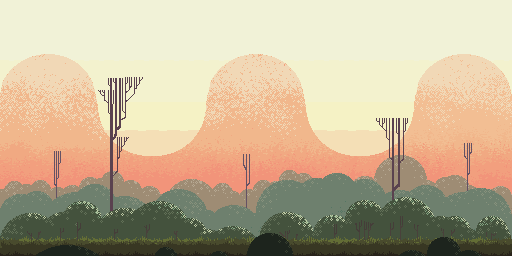
#> input picture Assets/Resources/界面/Hills Free (update 3.0).png.morning.bak.png, 512 x 256 px, found by its file name
$ python '转夜晚.py'
#> lines starting #> are read from the running program, lines starting #| are printed output that depends on the picture
# -*- coding: utf-8 -*-
"""夜晚化 v4：灰蓝冷夜——天空近黑，山丘灰蓝、对比增强轮廓清晰。"""
from PIL import Image, ImageDraw
import os, statistics

src = r"E:\UNITY GAME\文字奇幻rpg\Assets\Resources\界面\Hills Free (update 3.0).png"
bak = r"E:\UNITY GAME\文字奇幻rpg\Assets\Resources\界面\Hills Free (update 3.0).png.morning.bak.png"

img = Image.open(bak).convert("RGB")
w, h = img.size
#> w = 512; h = 256
gray = img.convert("L")
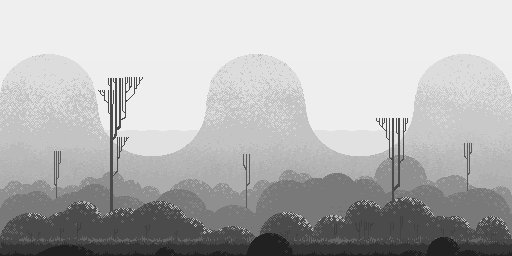
#> gray: PIL image 512x256 L; min 33, max 239, mean 180.9
lum = gray.load()
px = img.load()
print(f"恢复原图: {w}x{h}")
#| 恢复原图: 512x256

# 逐列山脊 + 中值平滑
ridge = []
for x in range(w):
    r = h
    for y in range(h):
        if lum[x, y] < 95:
            r = y
            break
    ridge.append(r)
half = 7
for x in range(w):
    lo = max(0, x - half); hi = min(w, x + half + 1)
    ridge[x] = int(statistics.median(ridge[lo:hi]))

# 逐像素
for y in range(h):
    for x in range(w):
        L = lum[x, y] / 255.0
        if y < ridge[x]:
            # 天空：几乎黑的深灰蓝，底部微亮
            t = y / max(1, ridge[x])
            r = int(5 + (15 - 5) * t)
            g = int(7 + (19 - 7) * t)
            b = int(14 + (36 - 14) * t)
            px[x, y] = (r, g, b)
        else:
            # 山丘：灰蓝基色（上亮下暗）× 增强对比的亮度（轮廓清晰）
            t = min(1.0, (y - ridge[x]) / max(1, h - ridge[x]))
            base = (27 + (7 - 27) * t, 31 + (8 - 31) * t, 52 + (15 - 52) * t)
            factor = 0.35 + 0.8 * (L ** 1.15)   # 暗的更暗、亮的保留 → 轮廓清晰
            px[x, y] = (
                min(255, int(base[0] * factor)),
                min(255, int(base[1] * factor)),
                min(255, int(base[2] * factor)),
            )

# 山脊月光描边（加强，突出轮廓）
draw = ImageDraw.Draw(img, "RGBA")
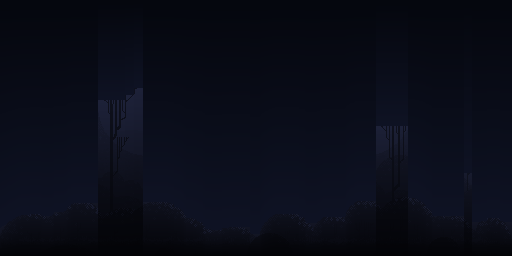
#> img: PIL image 512x256 RGB; mean R, G, B 9.7, 12.4, 23.7
for x in range(0, w, 2):
    y = ridge[x]
    if y < h - 1:
        draw.point((x, y), fill=(205, 215, 245, 120))
        if y + 1 < h:
            draw.point((x, y + 1), fill=(150, 160, 215, 60))

img.save(src, "PNG")
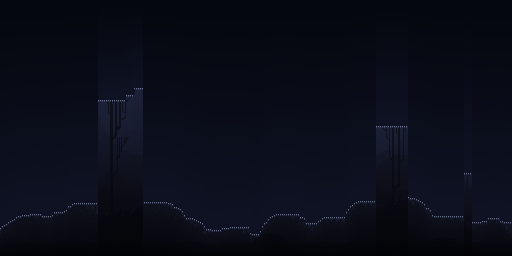
#> saved as Hills Free (update 3.0).png: PIL image 512x256 RGB; mean R, G, B 10, 12.7, 24
print("完成 v4：灰蓝冷夜，天空近黑，山丘轮廓清晰")
